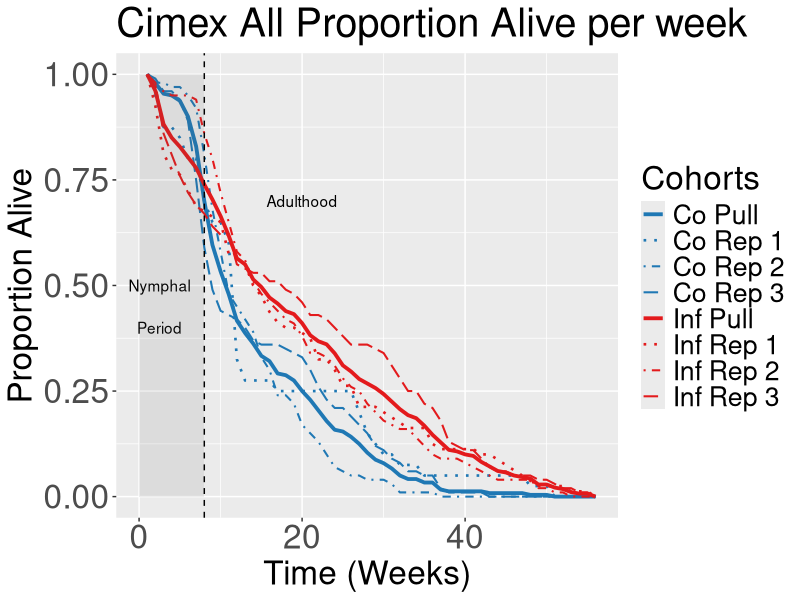

Generate this figure with R:
#####################################################
#Cimex on life tables (T cruzi-infected and control)
#code to plot cimex survival curves
#Written by Renzo Salazar
#updated:dic 2016
#####################################################

### R packages being used:
# Use the commented command if the package is not installed
# install.packages("ggplot2")
#install.packages("reshape2")
# install.packages("RColorBrewer")

#load required packages
library("ggplot2")
library("reshape")
library("RColorBrewer")

#setting working directory
setwd("D:/LAB/ENSAYOS/CICLO VIDA CIMEX-CRUZI/R code")
getwd()

###############
## PDF file  ##
###############
#Uncomment the line below to create a pdf file with all graphics in current directory
#pdf(file = "Total survival Cimex graphics.pdf")

######################################################################################
# Load in csv download of life tables
raw_cb_csv <- read.csv(file = 'survival total cimex.csv')
head(raw_cb_csv)

############
## Set Week number below
## How many weeks (including week zero, e.g. weeks (0,1, and 2) would be 3 weeks)
cb_week_num = 56

## Set How many bugs were used for each group
#to PULL
cb_bug_num_copull = 240
cb_bug_num_infpull = 280
#to REP1 y 2
cb_bug_num_coreps = 100
cb_bug_num_infreps = 100
#to piloto
cb_bug_num_copil = 40
cb_bug_num_infpil = 80

# Remove Recorded date column (will use week column)
raw_cb_csv[5] <- NULL
raw_cb_csv[1] <- NULL
raw_cb_csv[1] <- NULL
raw_cb_csv[1] <- NULL
# ONLY RUN THESE LINES ONCE TIME

# Replace blank cells with 0
raw_cb_csv[is.na(raw_cb_csv)] <- 0

#### CHANGE THESE TO DYNAMIC VAR
# Setting up groups, copull = control, infpull = infected, ETC...
### FOR CONTROL pull NEED LINES 1-56     ### FOR INFECTED pull NEED LINES 57-112
### FOR control rep1 NEED LINES 113-168  ### for infected rep1 need lines 169-224
### for control rep2 need lines 225-280  ### for infected rep 2 need lines 281-336
### for control pilot need lines 337-392 ### for infected pilot need lines 393-448

# pull
cb_copull <- raw_cb_csv[1:56,]
cb_infpull <- raw_cb_csv[57:112,]
# REP1
cb_corep1 <- raw_cb_csv[113:168,]
cb_infrep1 <- raw_cb_csv[169:224,]
#rep2
cb_corep2 <- raw_cb_csv[225:280,]
cb_infrep2 <- raw_cb_csv[281:336,]
#piloto
cb_copil <- raw_cb_csv[337:392,]
cb_infpil <- raw_cb_csv[393:448,]

### Total life and death counts per week
#to pull
cb_alive_copull <- cb_copull[16]/cb_bug_num_copull
cb_alive_infpull <- cb_infpull[16]/cb_bug_num_infpull
#to rep1
cb_alive_corep1 <- cb_corep1[16]/cb_bug_num_coreps
cb_alive_infrep1 <- cb_infrep1[16]/cb_bug_num_infreps
#to rep2
cb_alive_corep2 <- cb_corep2[16]/cb_bug_num_coreps
cb_alive_infrep2 <- cb_infrep2[16]/cb_bug_num_infreps
#to piloto
cb_alive_copil <- cb_copil[16]/cb_bug_num_copil
cb_alive_infpil <- cb_infpil[16]/cb_bug_num_infpil

# Create dataframe with vectors of total life
cb_All_total_survival <- cbind(cb_alive_copull,cb_alive_infpull,cb_alive_copil,
                               cb_alive_infpil,cb_alive_corep1,cb_alive_infrep1,
                               cb_alive_corep2,cb_alive_infrep2)
cb_All_total_survival <- as.data.frame(t(cb_All_total_survival))

# Create column names for the weeks of recording, and row names for group
colnames(cb_All_total_survival) <- c(1:cb_week_num)
cb_All_total_survival$Cohorts <-  c("Co Pull","Inf Pull","Co Rep 1","Inf Rep 1",
                                    "Co Rep 2","Inf Rep 2","Co Rep 3","Inf Rep 3")

# Reshape data frame into "re_all" so that all values are recorded as a 1-dimensional list
# Reshape allows for easy manipulation of data into graphs
cb_re_all <- reshape(cb_All_total_survival, varying=c(1:cb_week_num),
                     v.names='Proportion', direction='long', idvar='Cohorts')

# Plot graph of percentage alive
ggplot(cb_re_all, aes(x = time, y = Proportion, color = Cohorts, fill = Cohorts)) +
  geom_line(aes(linetype=Cohorts, size= Cohorts)) + 
  scale_color_manual(values = c("#1F78B4","#1F78B4","#1F78B4","#1F78B4","#E31A1C",
                                "#E31A1C","#E31A1C","#E31A1C")) +
  scale_linetype_manual(values=c("solid","dotted","dotdash","longdash","solid",
                                 "dotted","dotdash","longdash"))+
  scale_size_manual(values=c(1.3,0.9,0.7,0.7,1.3,0.9,0.7,0.7,0.7))+
  ggtitle("Cimex All Proportion Alive per week") + xlab("Time (Weeks)") +
          ylab("Proportion Alive") +
  theme(text = element_text(size=24),axis.text.x=element_text(size=24),
        axis.text.y = element_text(size=24))+
  geom_vline(aes(xintercept=8),linetype="dashed")+
  annotate("text",x=2.5,y=0.5, label="Nymphal")+
  annotate("text",x=2.5,y=0.4, label="Period")+
  annotate("text",x=20,y=0.7, label="Adulthood")+
  annotate("rect",xmin=0, xmax=8,ymin=0,ymax=1, alpha=0.1)
  xlim(0,60)
  
#uncomment next line to finish PDF file (just in case lne # 27 was uncommented)  
#dev.off()
  
###################################################################################
